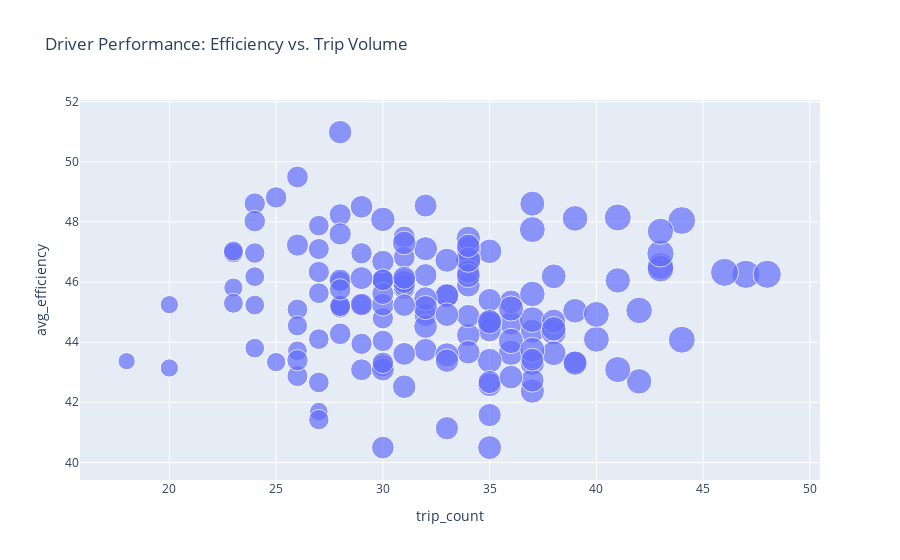

Here is the notebook cell this chart was saved with:
### Code cell
# Test: Driver performance scatter
fig = px.scatter(
    driver_summary,
    x='trip_count',
    y='avg_efficiency',
    size='total_miles',
    hover_data=['driver_id', 'avg_on_time'],
    title='Driver Performance: Efficiency vs. Trip Volume'
)
fig.show()

### Figure 1 — Plotly figure (JSON) as saved in the notebook; plotly's stock layout.template omitted (floating-point values rounded to 4 significant figures; data arrays with more than 128 entries replaced by an {"elided": "..."} marker saying what was removed)
{"data": [{"customdata": {"elided": "150x2 mixed values"}, "hovertemplate": "trip_count=%{x}<br>avg_efficiency=%{y}<br>total_miles=%{marker.size}<br>driver_id=%{customdata[0]}<br>avg_on_time=%{customdata[1]}<extra></extra>", "legendgroup": "", "marker": {"color": "#636efa", "size": {"elided": "150 float values"}, "sizemode": "area", "sizeref": 0.5842, "symbol": "circle"}, "mode": "markers", "name": "", "orientation": "v", "showlegend": false, "type": "scatter", "x": {"elided": "150 int values"}, "xaxis": "x", "y": {"elided": "150 float values"}, "yaxis": "y"}], "layout": {"legend": {"itemsizing": "constant", "tracegroupgap": 0}, "title": {"text": "Driver Performance: Efficiency vs. Trip Volume"}, "xaxis": {"anchor": "y", "domain": [0, 1], "title": {"text": "trip_count"}}, "yaxis": {"anchor": "x", "domain": [0, 1], "title": {"text": "avg_efficiency"}}}}
